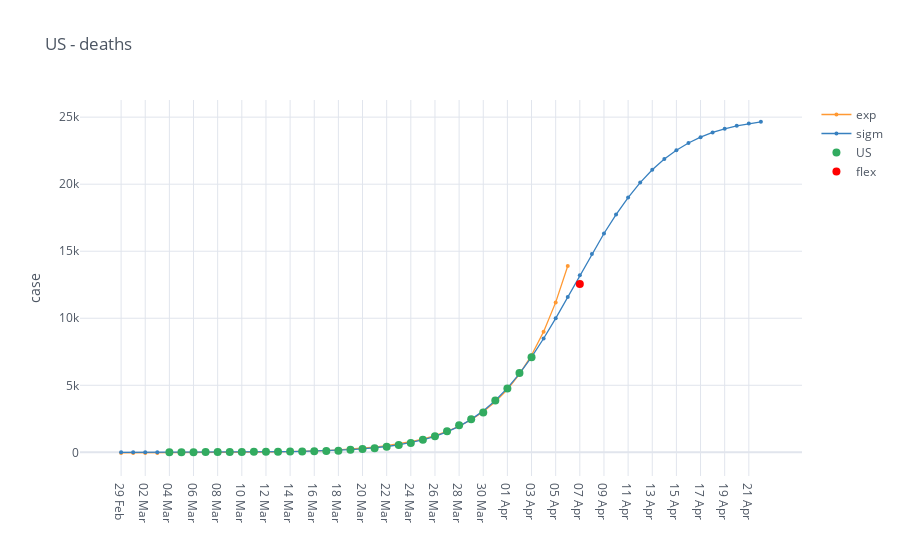

The notebook cell this image was saved under:
### Code cell
death_cases = io.world_load_cases(io.get_filename_death_cases(), [country])
condition = death_cases[country] >= 10
death_cases = death_cases[condition]
# deaths
fig_analysis = mp.iplot_analysis_plot(death_cases, title=country + ' - deaths', log_fitting=False)
fig_analysis.show()

### Figure 1 — Plotly figure (JSON) as saved in the notebook; plotly's stock layout.template omitted (floating-point values rounded to 4 significant figures)
{"data": [{"line": {"color": "rgba(255, 153, 51, 1.0)", "dash": "solid", "shape": "linear", "width": 1.3}, "marker": {"size": 4, "symbol": "circle"}, "mode": "lines+markers", "name": "exp", "text": "", "type": "scatter", "x": ["29 Feb", "01 Mar", "02 Mar", "03 Mar", "04 Mar", "05 Mar", "06 Mar", "07 Mar", "08 Mar", "09 Mar", "10 Mar", "11 Mar", "12 Mar", "13 Mar", "14 Mar", "15 Mar", "16 Mar", "17 Mar", "18 Mar", "19 Mar", "20 Mar", "21 Mar", "22 Mar", "23 Mar", "24 Mar", "25 Mar", "26 Mar", "27 Mar", "28 Mar", "29 Mar", "30 Mar", "31 Mar", "01 Apr", "02 Apr", "03 Apr", "04 Apr", "05 Apr", "06 Apr", "07 Apr", "08 Apr", "09 Apr", "10 Apr", "11 Apr", "12 Apr", "13 Apr", "14 Apr", "15 Apr", "16 Apr", "17 Apr", "18 Apr", "19 Apr", "20 Apr", "21 Apr", "22 Apr"], "y": [-45.17, -44.03, -42.62, -40.87, -38.69, -36.0, -32.65, -28.49, -23.33, -16.93, -8.99, 0.8691, 13.1, 28.29, 47.14, 70.53, 99.56, 135.6, 180.3, 235.8, 304.7, 390.2, 496.2, 627.9, 791.3, 994.1, 1246.0, 1558.0, 1946.0, 2427.0, 3024.0, 3765.0, 4685.0, 5827.0, 7244.0, 9002.0, 11180.0, 13890.0, "", "", "", "", "", "", "", "", "", "", "", "", "", "", "", ""]}, {"line": {"color": "rgba(55, 128, 191, 1.0)", "dash": "solid", "shape": "linear", "width": 1.3}, "marker": {"size": 4, "symbol": "circle"}, "mode": "lines+markers", "name": "sigm", "text": "", "type": "scatter", "x": ["29 Feb", "01 Mar", "02 Mar", "03 Mar", "04 Mar", "05 Mar", "06 Mar", "07 Mar", "08 Mar", "09 Mar", "10 Mar", "11 Mar", "12 Mar", "13 Mar", "14 Mar", "15 Mar", "16 Mar", "17 Mar", "18 Mar", "19 Mar", "20 Mar", "21 Mar", "22 Mar", "23 Mar", "24 Mar", "25 Mar", "26 Mar", "27 Mar", "28 Mar", "29 Mar", "30 Mar", "31 Mar", "01 Apr", "02 Apr", "03 Apr", "04 Apr", "05 Apr", "06 Apr", "07 Apr", "08 Apr", "09 Apr", "10 Apr", "11 Apr", "12 Apr", "13 Apr", "14 Apr", "15 Apr", "16 Apr", "17 Apr", "18 Apr", "19 Apr", "20 Apr", "21 Apr", "22 Apr"], "y": [-0.762, -0.3107, 0.2735, 1.03, 2.008, 3.275, 4.915, 7.037, 9.783, 13.34, 17.94, 23.89, 31.58, 41.54, 54.42, 71.06, 92.58, 120.4, 156.3, 202.6, 262.3, 339.1, 437.8, 564.5, 726.5, 933.1, 1195.0, 1527.0, 1942.0, 2458.0, 3093.0, 3864.0, 4786.0, 5866.0, 7105.0, 8490.0, 9996.0, 11580.0, 13200.0, 14800.0, 16320.0, 17730.0, 19010.0, 20120.0, 21070.0, 21870.0, 22540.0, 23080.0, 23510.0, 23860.0, 24130.0, 24350.0, 24520.0, 24650.0]}, {"line": {"color": "rgba(50, 171, 96, 1.0)", "dash": "solid", "shape": "linear", "width": 1.3}, "marker": {"size": 8, "symbol": "circle"}, "mode": "markers", "name": "US", "text": "", "type": "scatter", "x": ["29 Feb", "01 Mar", "02 Mar", "03 Mar", "04 Mar", "05 Mar", "06 Mar", "07 Mar", "08 Mar", "09 Mar", "10 Mar", "11 Mar", "12 Mar", "13 Mar", "14 Mar", "15 Mar", "16 Mar", "17 Mar", "18 Mar", "19 Mar", "20 Mar", "21 Mar", "22 Mar", "23 Mar", "24 Mar", "25 Mar", "26 Mar", "27 Mar", "28 Mar", "29 Mar", "30 Mar", "31 Mar", "01 Apr", "02 Apr", "03 Apr", "04 Apr", "05 Apr", "06 Apr", "07 Apr", "08 Apr", "09 Apr", "10 Apr", "11 Apr", "12 Apr", "13 Apr", "14 Apr", "15 Apr", "16 Apr", "17 Apr", "18 Apr", "19 Apr", "20 Apr", "21 Apr", "22 Apr"], "y": ["", "", "", "", 11.0, 12.0, 14.0, 17.0, 21.0, 22.0, 28.0, 36.0, 40.0, 47.0, 54.0, 63.0, 85.0, 108.0, 118.0, 200.0, 244.0, 307.0, 417.0, 557.0, 706.0, 942.0, 1209.0, 1581.0, 2026.0, 2467.0, 2978.0, 3873.0, 4757.0, 5926.0, 7087.0, "", "", "", "", "", "", "", "", "", "", "", "", "", "", "", "", "", "", ""]}, {"marker": {"color": "rgba(255, 0, 0, 125)", "size": 8}, "mode": "markers", "name": "flex", "type": "scatter", "x": ["07 Apr"], "y": [12560.0]}], "layout": {"legend": {"bgcolor": "#FFFFFF", "font": {"color": "#4D5663"}}, "paper_bgcolor": "#FFFFFF", "plot_bgcolor": "#FFFFFF", "title": {"font": {"color": "#4D5663"}, "text": "US - deaths"}, "xaxis": {"gridcolor": "#E1E5ED", "showgrid": true, "tickfont": {"color": "#4D5663"}, "title": {"font": {"color": "#4D5663"}, "text": ""}, "zerolinecolor": "#E1E5ED"}, "yaxis": {"gridcolor": "#E1E5ED", "showgrid": true, "tickfont": {"color": "#4D5663"}, "title": {"font": {"color": "#4D5663"}, "text": "case"}, "zerolinecolor": "#E1E5ED"}}}
